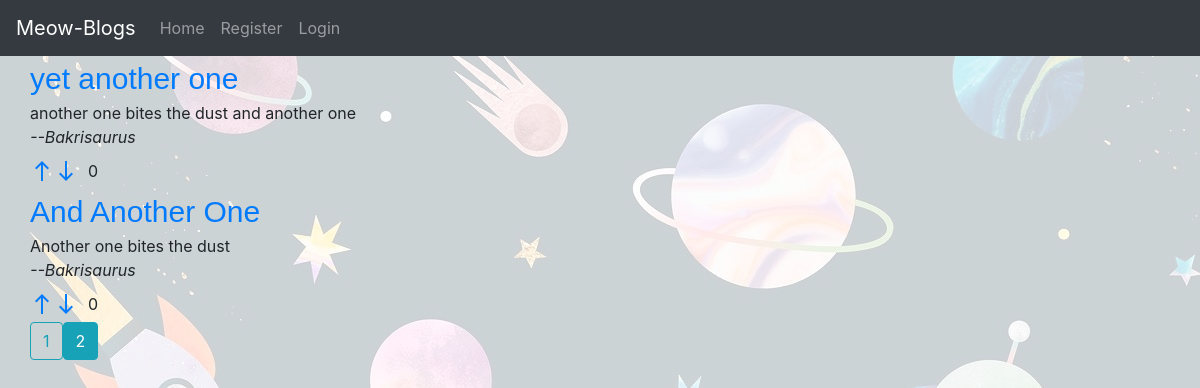
Screenshot of /?page=2 with the database file from the repository.
### ownblog/models.py (models this page shows)
class Post(db.Model, UserMixin):
    id= db.Column(db.Integer , primary_key=True)
    title= db.Column(db.String , nullable=False)
    content = db.Column(db.Text , nullable=False)
    upvotes = db.Column(db.Integer , nullable=False , default=0)
    downvotes= db.Column(db.Integer , nullable=False , default=0)
    author_id = db.Column(db.Integer , db.ForeignKey('user.id'))

class User(db.Model , UserMixin):
    id=db.Column(db.Integer , primary_key=True)
    username= db.Column(db.String , nullable=False)
    password= db.Column(db.String , nullable= False)
    karma = db.Column(db.Integer , nullable= False , default=0)
    posts= db.relationship('Post' , backref='author')
    comment = db.relationship('Comment' , backref='comment_author')

### ownblog/routes.py (the view)
@app.route("/home")
@app.route("/")
def home():
    page= request.args.get('page', 1, type=int)
    posts= Post.query.paginate(page=page, per_page=4)
    return render_template('home.html',title="Meow Blogs", posts=posts)

### ownblog/templates/home.html (shortened to what this page needs)
{%extends 'layout.html' %}
{%block content%}
    <div class="container centered" >
    {%for post in posts.items%}
        <div class="title-text row">
                <a href="{{url_for('see_post', post_id=post.id)}}" class="text-decoration-none">{{post.title}}</a>
        </div>
            <div class="row">{{post.content}}</div>
            <div class="row"><i>--{{post.author.username}}</i></div>
        <div>
                <div class="row" style="margin-top: 10px;">
                <span> <a href="{{url_for('upvote',post_id=post.id)}}"><i class="material-icons">north</i></a></span>
                <span><a href="{{url_for('downvote',post_id=post.id)}}"><i class="material-icons">south</i></a></span>
                <span class="row-margin"> {{post.upvotes-post.downvotes}}</span>
        </div>
        </div>
    {%endfor%}
    </div>
    <div class="container">
        <div class="row">
    {%for page_num in posts.iter_pages(left_edge=1,right_edge=1,left_current=1 , right_current=2)%}
        {%if page_num%}
            {%if page_num==posts.page%}
            <a class="btn btn-info"href="{{url_for('home', page=page_num)}}">{{page_num}}</a>
            {%else%}
            <a class="btn btn-outline-info"href="{{url_for('home', page=page_num)}}">{{page_num}}</a>
            {%endif%}
        {%else%}
        .....
        {%endif%}
    {%endfor%}
    </div>
</div>
{%endblock%}

### ownblog/static/main.css (style rules this page uses)
html,body { background-image: url('/static/back.jpg'); background-color: rgba(255,255,255,0.8); background-blend-mode: lighten; }
.title-text { font-family: Impact, Haettenschweiler, 'Arial Narrow Bold', sans-serif; font-size: 30px; color: blueviolet; align-self: center; }
.row-margin { margin-left: 10px; }
.centered { margin: 0 auto; }

### rows the page displays
Post: title "yet another one", content "another one bites the dust and another one", author.username "Bakrisaurus", post.upvotes-post.downvotes "0"
Post: title "And Another One", content "Another one bites the dust", author.username "Bakrisaurus", post.upvotes-post.downvotes "0"

### other values shown
{{ page_num }} "1"
{{ page_num }} "2"
